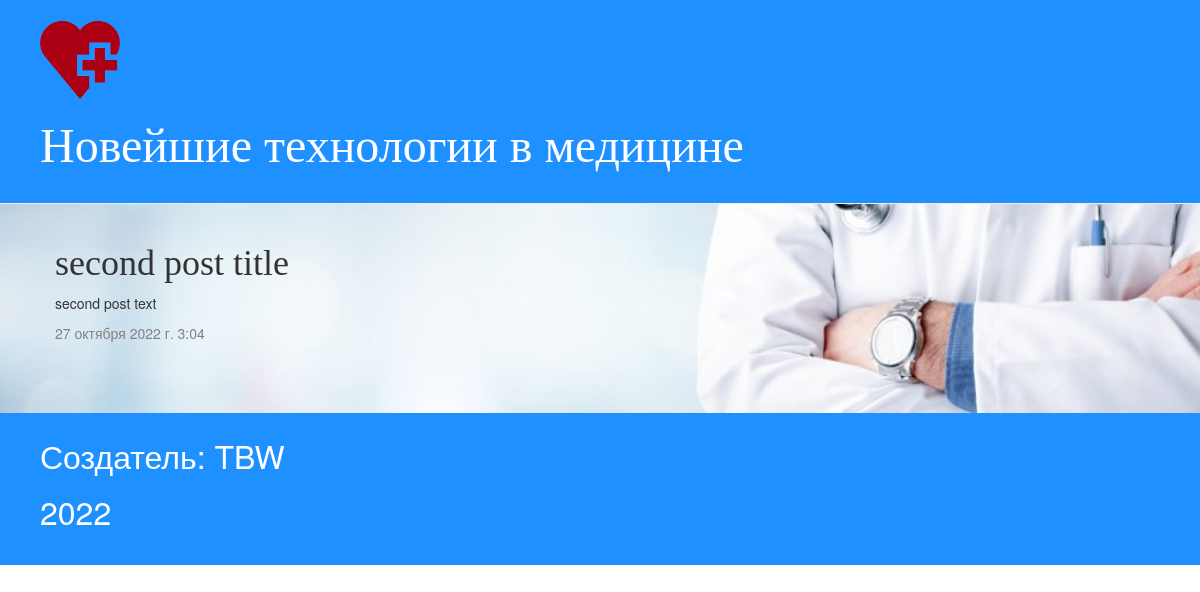
The app's page /post/2/ with its own data.
### blog/models.py (models this page shows, shortened)
class Post(models.Model):
    author = models.ForeignKey(settings.AUTH_USER_MODEL, on_delete=models.CASCADE)
    title = models.CharField(max_length=200)
    text = models.TextField()
    created_date = models.DateTimeField(default=timezone.now)
    published_date = models.DateTimeField(blank=True, null=True)

### blog/views.py (the view)
# urls.py: path('post/<int:pk>/', views.post_detail, name='post_detail'),
def post_detail(request, pk):
    post = get_object_or_404(Post, pk=pk)
    return render(request, 'blog/post_detail.html', {'post': post})

### blog/templates/blog/post_detail.html (shortened to what this page needs)
{% extends 'blog/base.html' %}
{% block content %}
	<div class="post">
		<h1>{{ post.title }}</h1>
		<p>{{ post.text|linebreaksbr }}</p>
		{% if post.published_date %}
			<div class="date">
				{{ post.published_date }}
			</div>
		{% endif %}
	</div>
{% endblock %}

### blog/static/css/blog.css (style rules this page uses)
h1, h2, h3, h4 { font-family: 'Hack', bold; }
.date { color: #828282; }
.post { margin-bottom: 70px; }

### records on screen
Post: title "second post title", text "second post text", published_date "27 октября 2022 г. 3:04"
